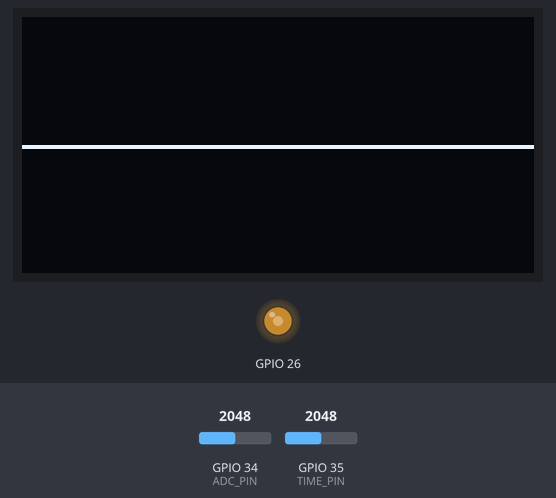
Simulated run of this sketch. Board: ESP32. Parts: 128×64 one-colour display, output pins drawn as LEDs (lit = HIGH). The test bench sets the inputs (shaded band); at power-on: GPIO 34 (ADC_PIN) = 2048, GPIO 35 (TIME_PIN) = 2048.

Above: at 1.9 s.
2.0 s: GPIO 34 (ADC_PIN) set to 2866
At 3.6 s:
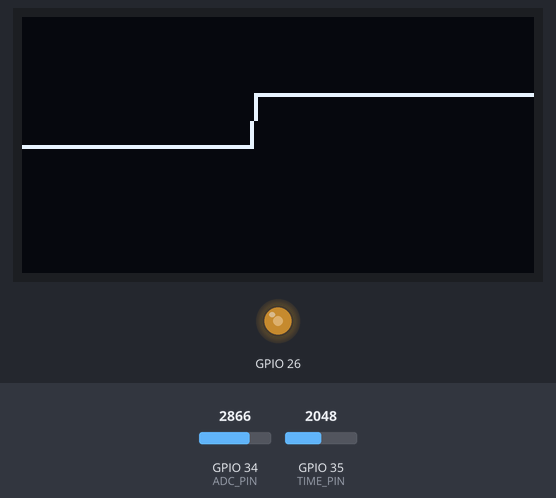
5.0 s: GPIO 34 (ADC_PIN) set to 3603
At 5.8 s:
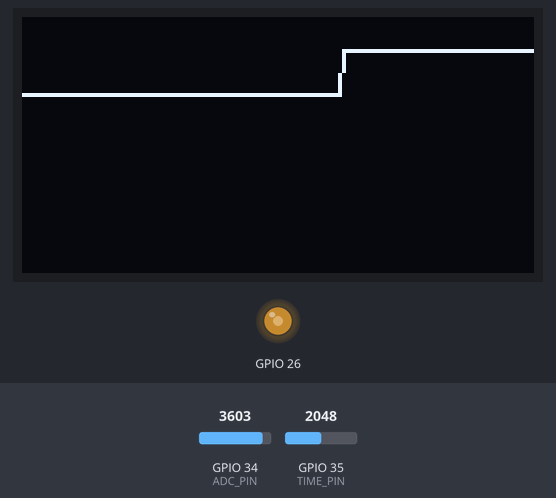
8.0 s: GPIO 34 (ADC_PIN) set to 4095
At 10.9 s:
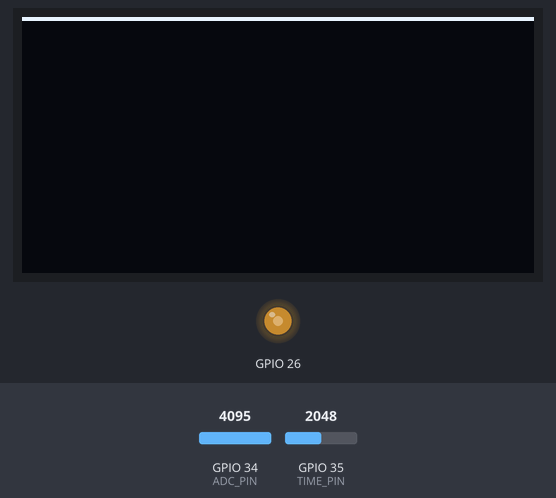
Timing chart, 0 to 12.4 s (numbered marks = the images above; inputs shaded):
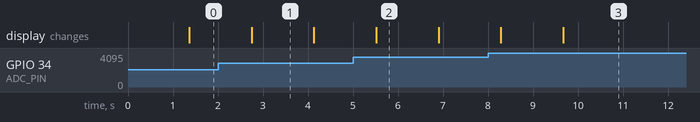

Measured:
- after the input at 2.0 s, the display: changes after 0.75 s (image 1)
- after the input at 5.0 s, the display: changes after 0.52 s (image 2)
- after the input at 8.0 s, the display: first changes after 0.29 s (image 3 shows a later state)
- what the display in image 1 shows lasts 1.4 s, from 2.7 s to 4.1 s

The sketch:

oscilloscope.ino
```cpp
/*
 Mini Digital Oscilloscope (ESP32)
 Author: Cameron Nix
 Description:
  - Samples analog voltage using ESP32 ADC
  - Buffers data and renders waveforms on OLED
  - Adjustable time-base control via potentiometer
*/
#include <SPI.h>
#include <Adafruit_GFX.h>
#include <Adafruit_SH110X.h>

#define SCREEN_WIDTH 128
#define SCREEN_HEIGHT 64

#define OLED_MOSI   23
#define OLED_CLK    18
#define OLED_DC     25
#define OLED_CS     27
#define OLED_RESET  16

#define ADC_PIN 34
#define TIME_PIN 35

int samples[128];


Adafruit_SH1106G display(
  SCREEN_WIDTH,
  SCREEN_HEIGHT,
  OLED_MOSI,
  OLED_CLK,
  OLED_DC,
  OLED_RESET,
  OLED_CS
);

void setup() {
  Serial.begin(9600);
  display.begin();
pinMode(ADC_PIN, INPUT);
ledcAttach(26, 2, 8);   // GPIO26 outputs 2 Hz PWM, 8-bit resolution
ledcWrite(26, 128);     // 50% duty cycle


}
void loop() {
for (int i = 0; i < 128; i++) {
int adc = analogRead(ADC_PIN);
samples[i] = adc;
int pot = analogRead(TIME_PIN);
int sampleDelay = map(pot, 0, 4095, 1, 20);
delay(sampleDelay);
}

display.clearDisplay();

for (int i = 1; i < 128; i++) {
  int x1 = i - 1;
  int x2 = i;

  int y1 = map(samples[i - 1], 0, 4095, 63, 0);
  int y2 = map(samples[i],     0, 4095, 63, 0);

  y1 = constrain(y1, 0, 63);
  y2 = constrain(y2, 0, 63);

  display.drawLine(x1, y1, x2, y2, SH110X_WHITE);
}


display.display();
delay(50);
}
```
